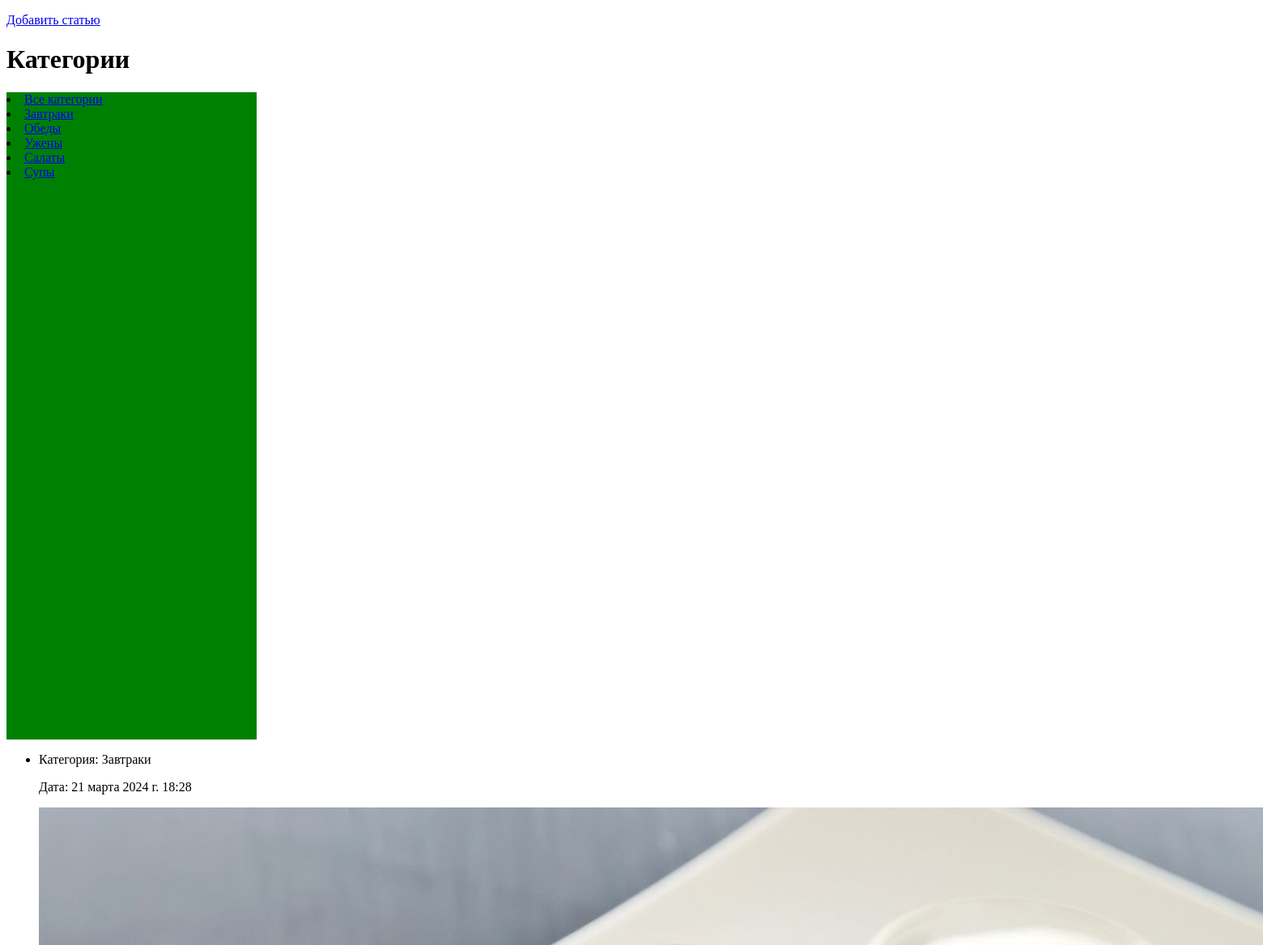
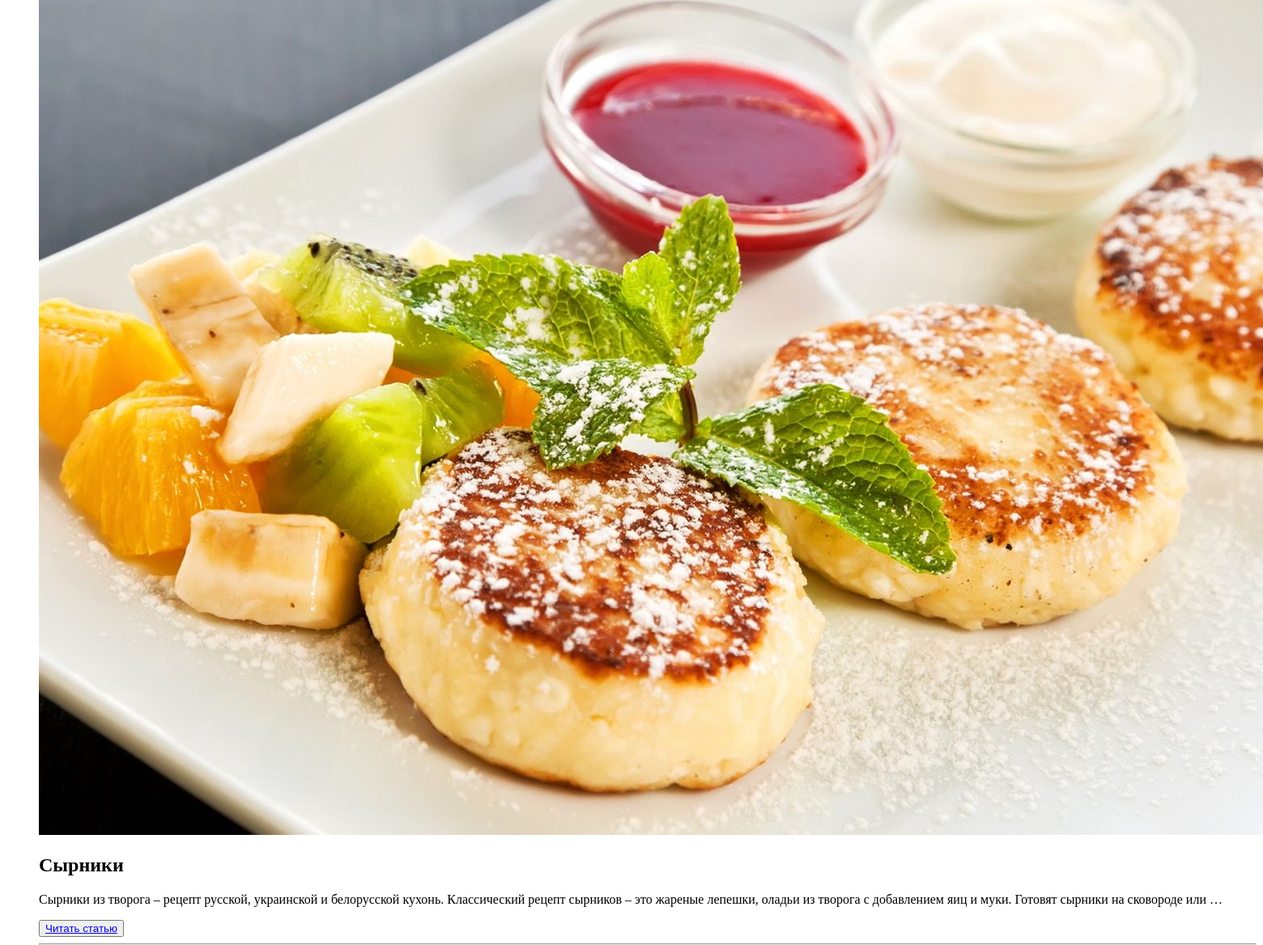
The app's page /category/zavtraki/ with its own data (2 pictures, top to bottom).
### main/models.py (models this page shows, shortened)
class Categories(models.Model):
    name = models.CharField(max_length=20, db_index=True)
    slug = models.SlugField(max_length=255, unique=True, db_index=True)
    def __str__(self):
        return self.name
    def get_absolute_url(self):
        return reverse('category', kwargs={'category_slug': self.slug})
    class Meta:
        verbose_name = 'Категории рецептов'
        verbose_name_plural = 'Категории рецептов'

class Recipe(models.Model):
    title = models.CharField(max_length=150)
    slug = models.SlugField(max_length=255, unique=True, db_index=True)
    content = models.TextField()
    photo = models.ImageField(upload_to='photos/')
    time_create = models.DateTimeField(auto_now_add=True)
    is_published = models.BooleanField(default=True)
    category = models.ForeignKey('Categories', on_delete=models.PROTECT)
    def get_absolute_url(self):
        return reverse('recipe', kwargs={'recipe_slug': self.slug})
    class Meta:
        verbose_name = 'Рецепты'
        verbose_name_plural = 'Рецепты'
        ordering = ['-time_create', 'title']

### main/views.py (the view)
# urls.py: path('category/<slug:category_slug>/', show_category, name='category'),
def show_category(request, category_slug):
    recipes = get_object_or_404(Categories, slug=category_slug)
    posts = Recipe.objects.filter(category_id=recipes.pk)
    context = {
        'recipes': posts,
        'title': 'Категории',
        'category_selected': posts[0].id,
    }
    return render(request, 'main/recipes.html', context=context)

### main/templatetags/main_tags.py (called while the page is built)
@register.inclusion_tag('main/recipe_category_tag.html')
def show_categories(sort=None, category_selected=0):
    if not sort:
        category = Categories.objects.all()
    else:
        category = Categories.objects.sort(sort)
    return {'category':category, 'category_selected': category_selected}

### main/templates/main/recipes.html (shortened to what this page needs)
{% load static %}
{% load main_tags %}
<!DOCTYPE html>
<html lang="en">
<head>
    <link rel="stylesheet" type="text/css" href="{% static 'main/css/recipe.css' %}" />
</head>
<p><a href="{% url 'add_recipe' %}">Добавить статью</a></p>
{% block content %}
<h1 class="main_title">{{title}}</h1>
<body>
    <div class="left_bord">
        {% if category_selected == 0 %}
            <p calss="selected">Все категории</p>
        {% else %}
            <li><a href="{% url 'recipes' %}">Все категории</a></li>
        {% endif %}
        {% show_categories %}
    </div>
    <div class="articles">
        <ul>
            {% for ri in recipes %}
            <li>
                <p>Категория: {{ ri.category }}</p>
                <p>Дата: {{ ri.time_create }}</p>
                {% if ri.photo %}
                    <p><img src="{{ri.photo.url}}" alt="photo"></p>
                {% endif %}
                <h2>{{ri.title}}</h2>
                <p>{{ri.content|truncatewords:30}}</p>
                <button><a href="{{ ri.get_absolute_url }}">Читать статью</a></button>
            </li>
            {% endfor %}
        </ul>
    </div>
</body>
{% endblock %}
</html>

### main/templates/main/recipe_category_tag.html
{% for c in category %}
    {% if c.pk == category_selected %}
        <p class="selected">{{c.name}}</p>
    {% else %}
        <li><a href="{{ c.get_absolute_url }}">{{c.name}}</a></li>
    {%endif%}
{% endfor %}

### main/static/main/css/recipe.css (style rules this page uses)
h1.main_title { align-items:center; }
.left_bord { top: 40%; height: 100vh; width: 20%; align: left; background-color: #008000; border: 5; }
.articles { height: 100vh; align: right; }

### records on screen
Categories: name "Завтраки"
Categories: name "Обеды"
Categories: name "Ужены"
Categories: name "Салаты"
Categories: name "Супы"
Recipe: category "Завтраки", time_create "21 марта 2024 г. 18:28", photo (picture), title "Сырники", content "Сырники из творога – рецепт русской, украинской и белорусской кухонь. Классический рецепт сырников – это жареные лепешки, оладьи из творога с добавлением яиц и муки. Готовят сырники на сковороде или …"

### other values on screen
{{ title }} "Категории"
